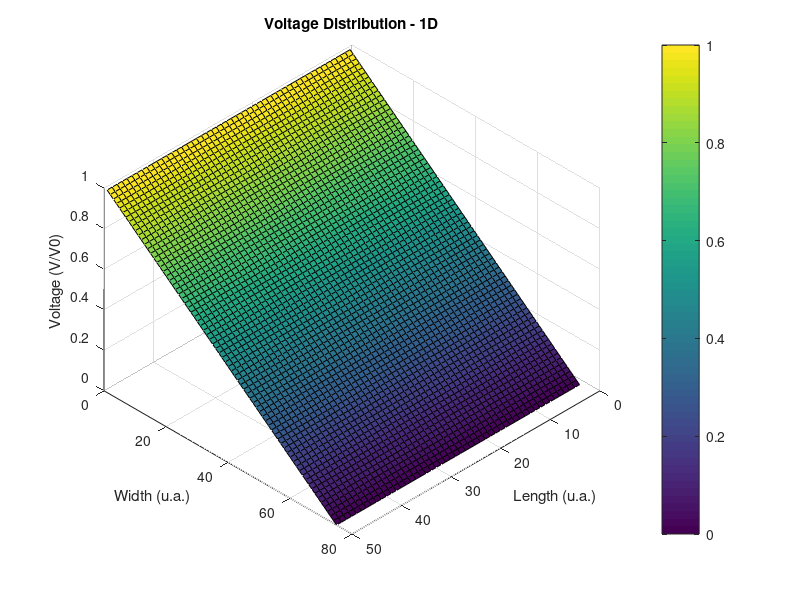

MATLAB code for this plot:
clear all
clc

% Laplace's equation by FD can be used to solve electrostatic potential
% problems del2V = 0, or current flow problems in inhomogeneous solids
% del(sig_xydelV) = 0. Either case can be modeled as an orthogonal resistor
% network with resistors of value 1 or sig^-1. The conception of the
% problem is an orthogonal 2D mesh resistors is very useful for setting up
% the boundary conditions (BC) and the interface conditions where 2 regions
% have different sigmas

% 1. Use the Finite Difference Method to solve for the electrostatic
% potential in the rectangular region LxW shown in Figure 1 using del2V = 0
% in this excercise we'll experiment to see how accurate our model is. 

% a) solve the simple case where V(x = 0) = V0 and V(x = L) = 0. Note that
% in this case the top/bottom BS are not fixed. You could use dV/dy = 0 for
% that BS or treat this as a 1D case. 

% Variables
W = 100e-9; 
L = 150e-9;
nx = (L*1e9)/2; 
ny = (W*1e9)/2;

G = sparse(nx*ny, nx*ny);
B = zeros(nx*ny, 1);

fn = @(i, j) j + (i-1)*ny;

for z = 1:nx
    for p = 1:ny
        n = fn(z, p);
        nxm = fn(z-1, p);
        nxp = fn(z+1, p);
        nym = fn(z, p-1);
        nyp = fn(z, p+1);
        if z == 1
            G(n, n) = 1;
            B(n) = 1;
        elseif z == nx
            G(n, n) = 1;
            B(n) = 0; 
        elseif p == 1
            G(n, n) = -3;
            G(n, nxm) = 1;
            G(n, nxp) = 1;
            G(n, nyp) = 1;
        elseif p == ny
            G(n, n) = -3;
            G(n, nxm) = 1;
            G(n, nxp) = 1;  
            G(n, nym) = 1;
        else
            G(n, n) = -4;
            G(n, nxm) = 1;
            G(n, nxp) = 1;
            G(n, nym) = 1;
            G(n, nyp) = 1;
        end
    end
end

X = G\B; 

voltage_distribution = zeros(nx, ny);
for z = 1:nx
    for p = 1:ny
        n = fn(z, p);
        voltage_distribution(z, p) = X(n);
    end
end

figure(1)
clf
surf(voltage_distribution)
title('Voltage Distribution - 1D');
xlabel('Length (u.a.)'); ylabel('Width (u.a.)'); zlabel('Voltage (V/V0)');
colorbar
view(135, 45)
